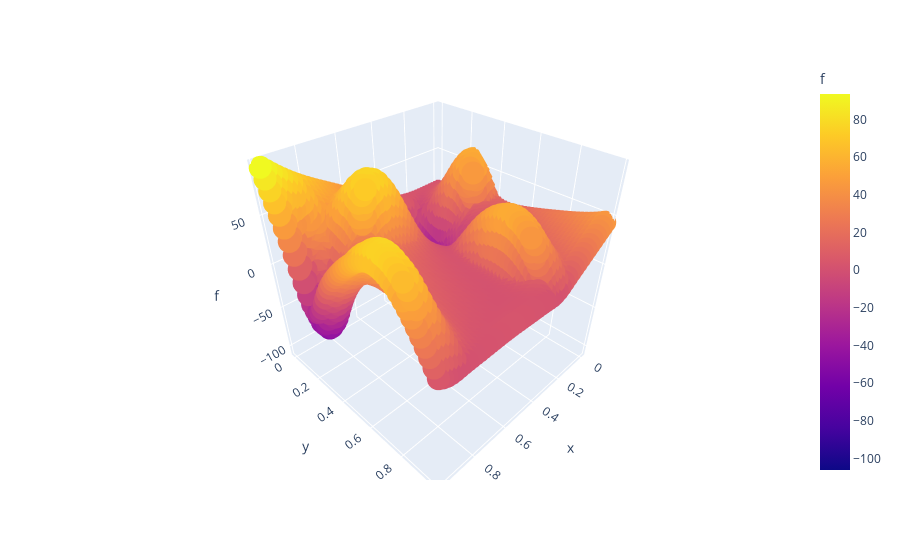

This figure's notebook cell:
### Code cell
import pandas as pd
import plotly.express as px

l = 50
net = Mishra()
df = pd.DataFrame()
inputs = [[x/l,y/l] for x in range(0 , l ) for y in range(0, l)]
df['x'] = [x[0] for x in inputs]
df['y'] = [x[1] for x in inputs]
df['f'] = [ net(torch.tensor(x)).item() for x in inputs]
fig = px.scatter_3d(df, x = 'x', y='y', z='f', color = 'f')
fig.show()

### Figure 1 — Plotly figure (JSON) as saved in the notebook; plotly's stock layout.template omitted (floating-point values rounded to 4 significant figures; data arrays with more than 128 entries replaced by an {"elided": "..."} marker saying what was removed)
{"data": [{"hovertemplate": "x=%{x}<br>y=%{y}<br>f=%{marker.color}<extra></extra>", "legendgroup": "", "marker": {"color": {"elided": "2500 float values"}, "coloraxis": "coloraxis", "symbol": "circle"}, "mode": "markers", "name": "", "scene": "scene", "showlegend": false, "type": "scatter3d", "x": {"elided": "2500 float values"}, "y": {"elided": "2500 float values"}, "z": {"elided": "2500 float values"}}], "layout": {"coloraxis": {"colorbar": {"title": {"text": "f"}}, "colorscale": [[0, "#0d0887"], [0.1111, "#46039f"], [0.2222, "#7201a8"], [0.3333, "#9c179e"], [0.4444, "#bd3786"], [0.5556, "#d8576b"], [0.6667, "#ed7953"], [0.7778, "#fb9f3a"], [0.8889, "#fdca26"], [1, "#f0f921"]]}, "legend": {"tracegroupgap": 0}, "margin": {"t": 60}, "scene": {"domain": {"x": [0, 1], "y": [0, 1]}, "xaxis": {"title": {"text": "x"}}, "yaxis": {"title": {"text": "y"}}, "zaxis": {"title": {"text": "f"}}}}}
